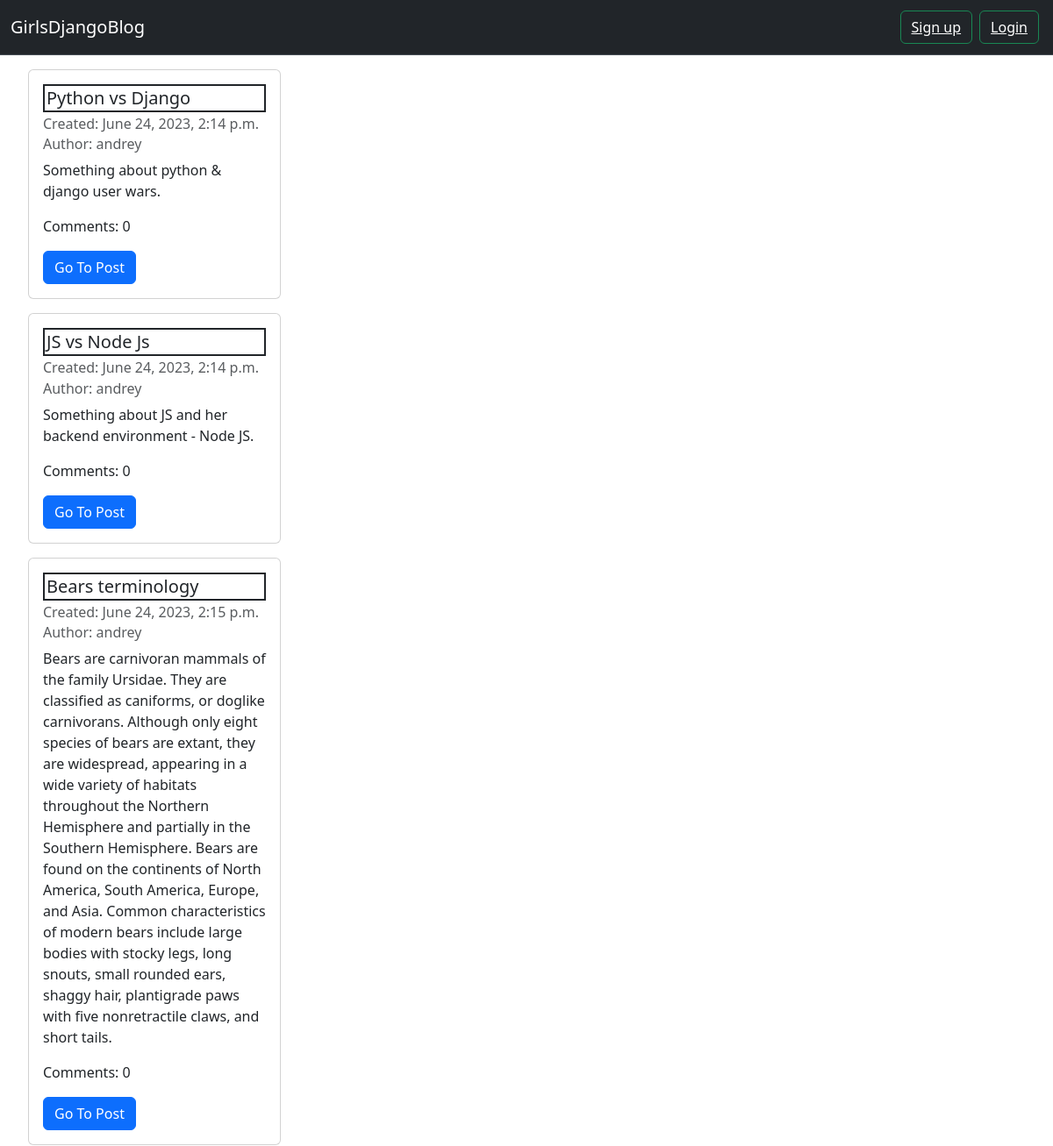
The page /posts/drafts/ (upper part) on the database as committed earlier.
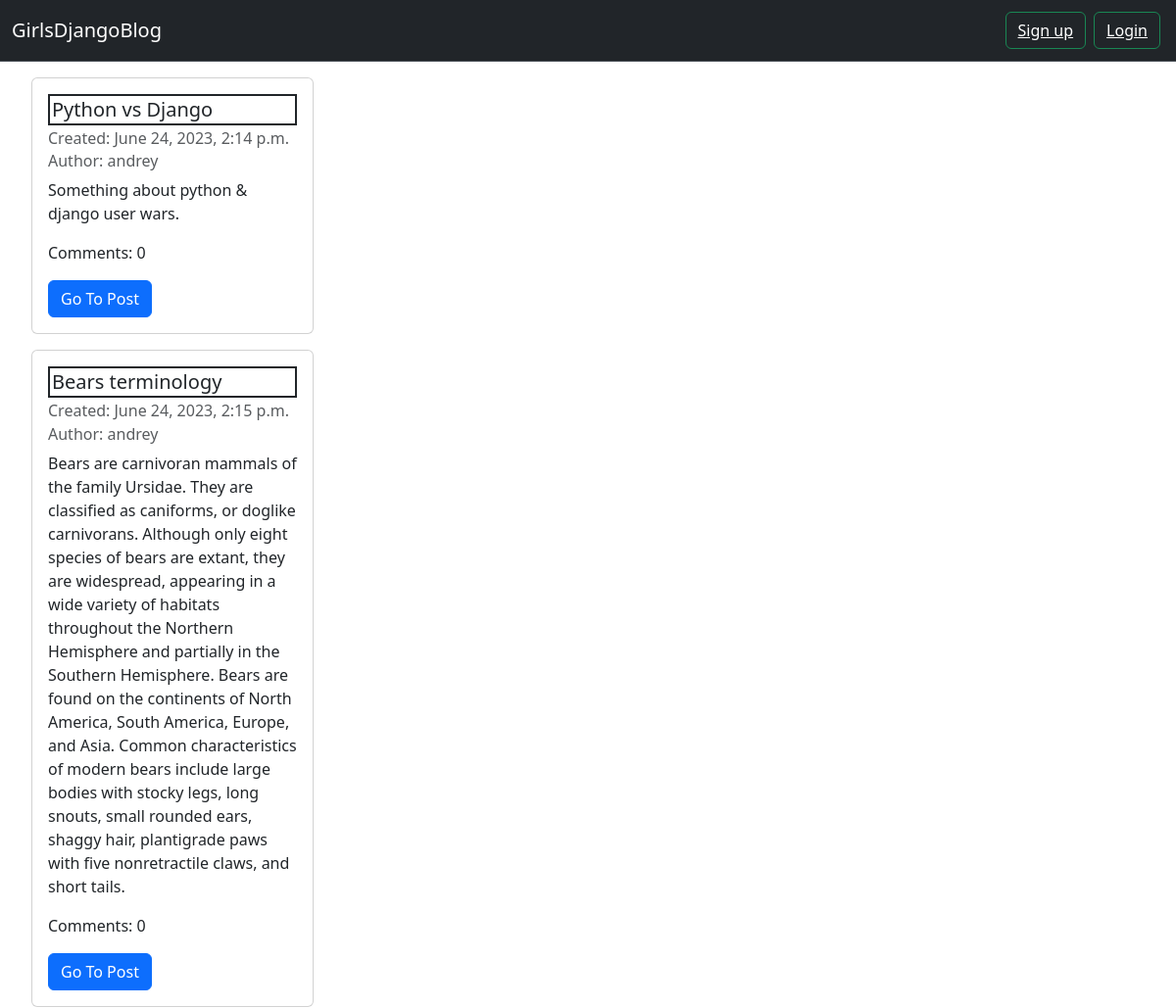
The same page on the database as committed later.
### blog/models.py (models this page shows, shortened)
class Post(models.Model):
    author = models.ForeignKey(settings.AUTH_USER_MODEL, on_delete=models.CASCADE)
    title = models.CharField(max_length=200)
    text = models.TextField()
    created_date = models.DateTimeField(default=timezone.now)
    published_date = models.DateTimeField(blank=True, null=True)

### blog/views.py (the view)
# urls.py: path('posts/drafts/', views.post_draft_list, name='post_draft_list'),
def post_draft_list(request):
    posts = Post.objects.filter(published_date__isnull=True).order_by('created_date')
    return render(request, 'blog/post_draft_list.html', {'posts': posts})

### blog/templates/blog/post_draft_list.html
{% extends 'blog/base.html' %}
{% block content %}
    <ul>
    {% for i in posts %}
    <li style="list-style-type: none;">
        <div class="card mt-3" style="width: 18rem;">
  <div class="card-body">
    <h5 class="card-title">{{ i.title }}</h5>
    <h6 class="card-subtitle mb-2 text-body-secondary">Created: {{ i.created_date }}</h6>
      <h6 class="card-subtitle mb-2 text-body-secondary">Author: {{ i.author }}</h6>
    <p class="card-text">{{ i.text }}</p>
      <p class="card-text">Comments: {{ i.comments.count }}</p>
    <a href="{% url 'post_detail' pk=i.pk %}" class="btn btn-primary">Go To Post</a>
  </div>
</div>
</li>
    {% endfor %}
    </ul>
{% endblock %}

Rows that differ between the two databases and show on the page:
no longer on this page (row edited): Post: title "JS vs Node Js", created_date "June 24, 2023, 2:14 p.m.", author "andrey", text "Something about JS and her backend environment - Node JS.", comments.count "0"
